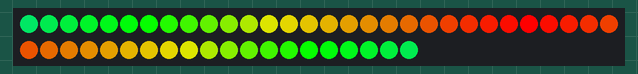
The sketch below on a simulated Arduino Uno, built with avr-gcc and run on an emulated ATmega328P. On the bench: 50 RGB LEDs in strip order, left to right, continuing on the next row.

Above: at 0.15 s.
At 4.97 s:
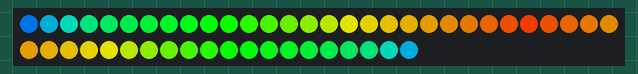
At 10.09 s:
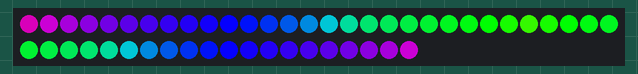
At 20.04 s:
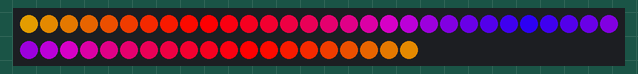
At 29.68 s:
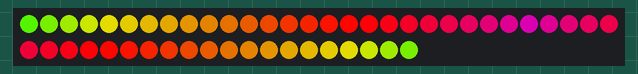
At 39.62 s:
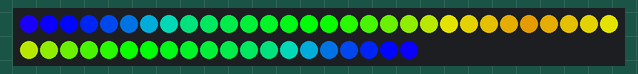

The sketch:

rainbow.ino
```cpp
/* Test for the LED/arduino side. Makes a pretty rainbow pattern
* without needing to play sound!
*/

#include <FastLED.h>
#define NUM_LEDS 50
#define DATA_PIN 9
#define CLOCK_PIN 8

CRGB leds[NUM_LEDS];

void setup() {
   FastLED.addLeds<WS2801, DATA_PIN, CLOCK_PIN, RGB>(leds, NUM_LEDS);
   for (int i = 0; i < NUM_LEDS; i++) //set up LED array as all red
   {
     leds[i].setHue(0);
   }
   FastLED.show();
}

int j = 0;
void loop() {
   for (int i = 0; i < NUM_LEDS; i++)
   {
     leds[i].setHue(j+(abs(i-25)*5));
   }
   j++;
   if (j == 256)
   {
     j = 0;
   }
   FastLED.show();
   delay(5);
}
```
